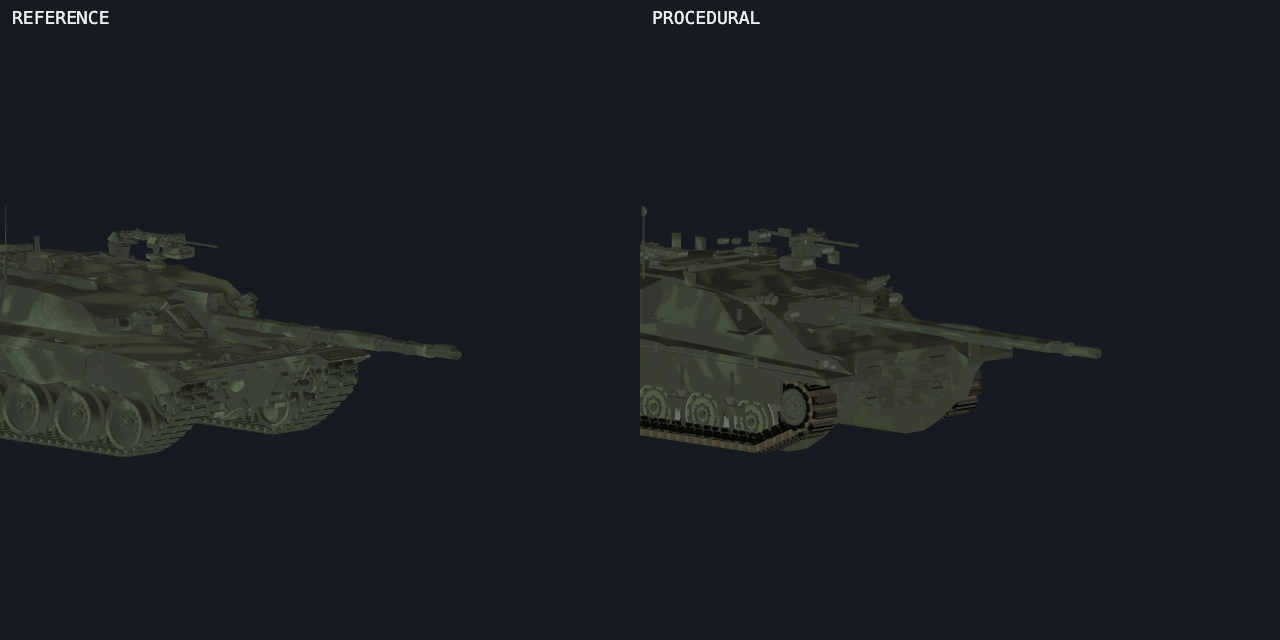
#> input picture shots/critic-challenger2-graduation/close-front.png, 1280 x 640 px, found by its file name; the run also reads 1 picture not shown here
$ python tmp-leo-r19recert-measure.py ../shots/critic-challenger2-graduation/close-front.png ../shots/critic-challenger2-graduation/view-left.png
#> lines starting #> are read from the running program, lines starting #| are printed output that depends on the picture; after the words box and inside, x2 and y2 are one past the last pixel; in counts of white or black regions, pixels touching at a corner belong together
# TEMP (leo2_revolution r19 re-cert critic): tone measurements, BEFORE
# (preserved r18 critic pairs @ce7f3824+batch43-pre... note: ref half pre-43)
# vs AFTER (my fresh pairs @b53a16f8). ITU-601 luma. Pair frame: proc half
# starts at x 640. Rects reuse tools/tmp-leo-r18recert-measure.py battery.
import sys
import numpy as np
from PIL import Image

BEFORE = sys.argv[1]
AFTER = sys.argv[2]

def luma(a):
    return 0.299 * a[..., 0] + 0.587 * a[..., 1] + 0.114 * a[..., 2]

def load(src, img):
#> called with img = 'close-front.png'
    return np.asarray(Image.open(f'{src}/{img}').convert('RGB'), dtype=np.float64)

def rect(src, img, x0, y0, x1, y1):
    return luma(load(src, img)[y0:y1, x0:x1])

def stats(r):
    return (f'med {np.median(r):5.1f} p10 {np.percentile(r,10):5.1f} '
            f'p25 {np.percentile(r,25):5.1f} p75 {np.percentile(r,75):5.1f} '
            f'p90 {np.percentile(r,90):5.1f} sd {r.std():5.2f}')

def ba(img, x0, y0, x1, y1, label):
    b = rect(BEFORE, img, x0, y0, x1, y1)
    a = rect(AFTER, img, x0, y0, x1, y1)
    print(f'{img} [{x0}:{x1}]x[{y0}:{y1}] {label}')
    print(f'   r18: {stats(b)}')
#|    r18: med  56.8 p10  37.3 p25  42.8 p75  61.4 p90  69.1 sd 11.68
    print(f'   r19: {stats(a)}')
#|    r19: med  56.8 p10  37.3 p25  42.8 p75  61.4 p90  69.1 sd 11.68
#|    r18: med  38.2 p10  25.8 p25  25.8 p75  56.8 p90  60.5 sd 15.63
#|    r19: med  38.2 p10  25.8 p25  25.8 p75  56.8 p90  60.5 sd 15.63

def blob(src, img, x0, y0, x1, y1, thr):
#> called with img = 'close-front.png', x0 = 640, y0 = 240, x1 = 1280, y1 = 470, thr = 12
    l = luma(load(src, img)[y0:y1, x0:x1])
    m = l < thr
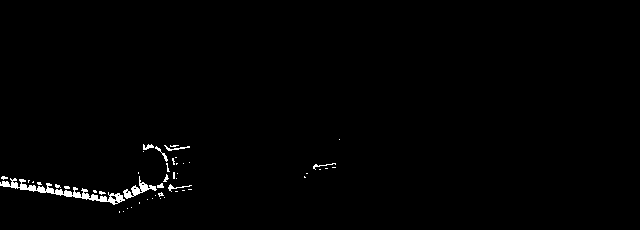
#> m: shape (230, 640) bool; 0.99% white; 49 white regions (40 under 20 px), largest, box (x1, y1, x2, y2) and area: (0, 178, 125, 205) 745, (123, 176, 157, 199) 228, (164, 145, 190, 151) 50
    n = int(m.sum())
#> n = 1455
    if n:
        ys, xs = np.where(m)
#> ys = 1455 values from 139 to 212; xs = 1455 values, max 339 at index 0, min 0 at index 345, mean 107.3
        return f'{n}px<{thr} bbox x[{x0+xs.min()}:{x0+xs.max()}] y[{y0+ys.min()}:{y0+ys.max()}]'
    return f'0px<{thr}'

def bablob(img, x0, y0, x1, y1, thr, label):
    print(f'{img} {label}: r18 {blob(BEFORE, img, x0, y0, x1, y1, thr)} | '
          f'r19 {blob(AFTER, img, x0, y0, x1, y1, thr)}')

print('=== P-R1 ring/recess band zones ===')
ba('close-front.png', 660, 285, 880, 320, 'left fill slab zone (r18 med 40.1 p10 5.5)')
ba('close-front.png', 780, 300, 1050, 330, 'mantlet recess zone (r18 med 53.0)')
bablob('close-front.png', 640, 240, 1280, 470, 12, 'near-black <12')
ba('view-left.png', 790, 292, 1030, 315, 'ring band (defuse rect)')
#|    r18: med  55.0 p10  47.1 p25  51.3 p75  60.8 p90  65.3 sd  9.75
#|    r19: med  55.0 p10  47.1 p25  51.3 p75  60.8 p90  65.3 sd  9.75
ba('view-left.png', 660, 292, 1250, 318, 'full-length band strip (r18 med 25.8 p10 5.5)')
#|    r18: med  48.1 p10  25.8 p25  25.8 p75  57.0 p90  63.1 sd 16.04
#|    r19: med  48.1 p10  25.8 p25  25.8 p75  57.0 p90  63.1 sd 16.04
ba('view-right.png', 660, 292, 1250, 318, 'full-length band strip (mirror)')
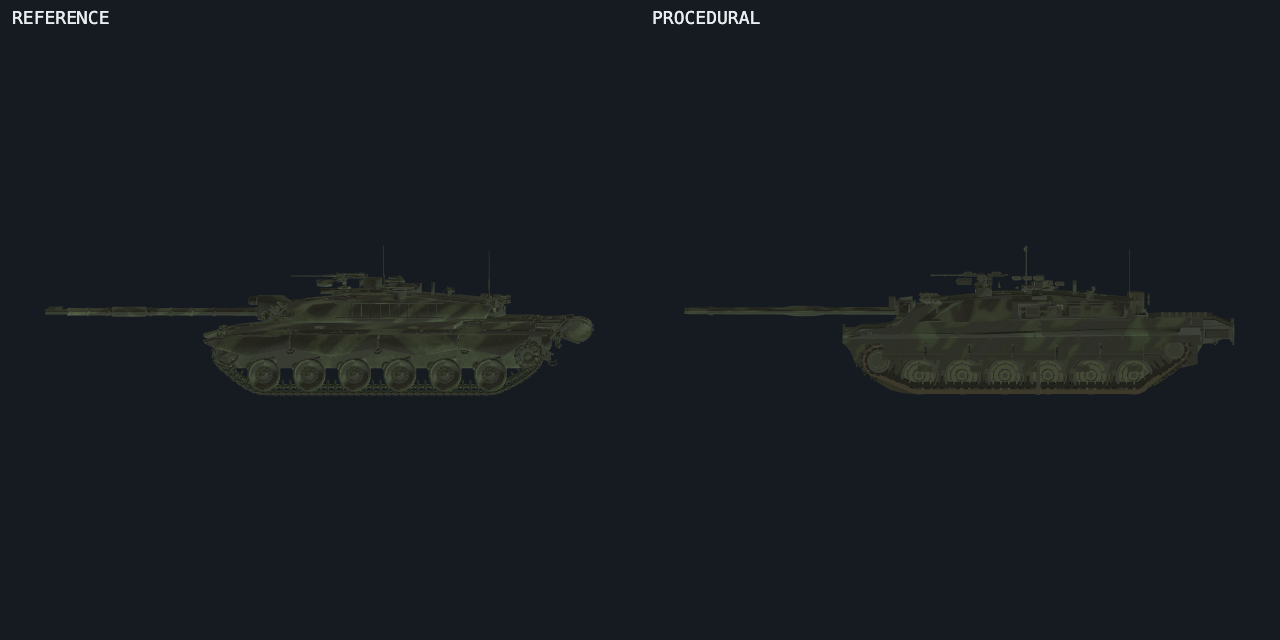
#> input picture shots/critic-challenger2-graduation/view-right.png, 1280 x 640 px, found by its file name
#|    r18: med  35.8 p10  25.8 p25  25.8 p75  47.5 p90  55.3 sd 12.53
#|    r19: med  35.8 p10  25.8 p25  25.8 p75  47.5 p90  55.3 sd 12.53
ba('view-rear.png', 800, 300, 1080, 335, 'aft fill face')
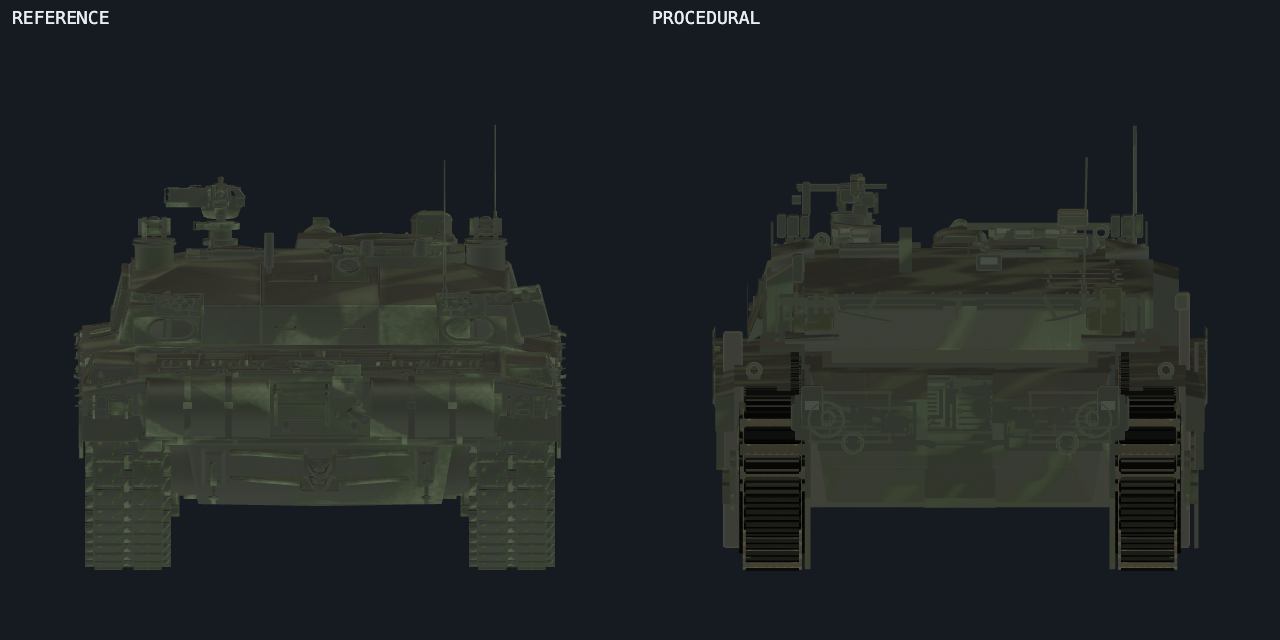
#> input picture shots/critic-challenger2-graduation/view-rear.png, 1280 x 640 px, found by its file name
#|    r18: med  61.1 p10  51.6 p25  57.3 p75  61.8 p90  67.8 sd  5.32
#|    r19: med  61.1 p10  51.6 p25  57.3 p75  61.8 p90  67.8 sd  5.32
bablob('view-rear.png', 680, 270, 1240, 380, 12, 'aft ring fill')
#> call 3 of blob, with img = 'view-rear.png', x0 = 680, y0 = 270, x1 = 1240, y1 = 380, thr = 12
#> in blob (call 3), `m = l < thr`:
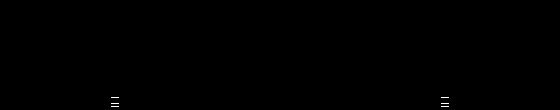
#> m: shape (110, 560) bool; 0.08% white in thin lines or dots, all inside (x1, y1, x2, y2) = (111, 97, 449, 107)
#> in blob (call 3), `n = int(m.sum())`: n = 48
#> in blob (call 3), `ys, xs = np.where(m)`: ys = 48 values from 97 to 106; xs = 48 values, max 448 at index 15, min 111 at index 0, mean 279.5
ba('view-front.png', 750, 260, 890, 310, 'left pocket')
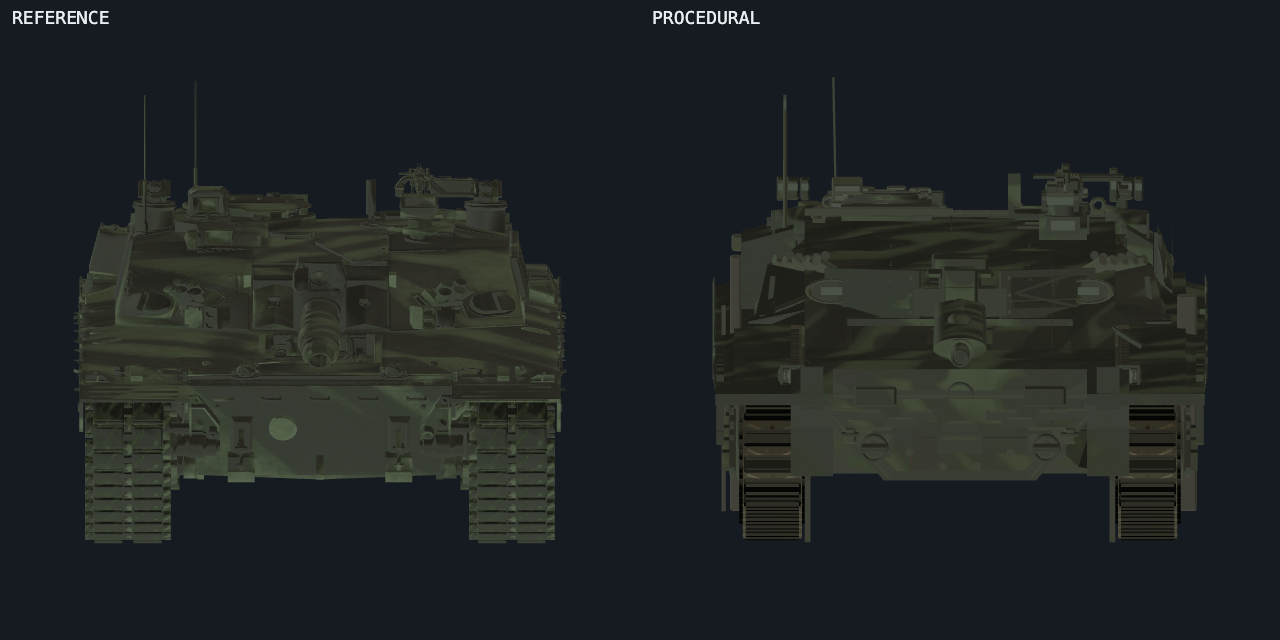
#> input picture shots/critic-challenger2-graduation/view-front.png, 1280 x 640 px, found by its file name
#|    r18: med  55.0 p10  30.0 p25  33.4 p75  55.8 p90  63.8 sd 13.50
#|    r19: med  55.0 p10  30.0 p25  33.4 p75  55.8 p90  63.8 sd 13.50
ba('view-front.png', 1010, 260, 1150, 310, 'right pocket')
#|    r18: med  41.8 p10  35.2 p25  39.4 p75  51.5 p90  62.7 sd 10.87
#|    r19: med  41.8 p10  35.2 p25  39.4 p75  51.5 p90  62.7 sd 10.87
bablob('view-front.png', 680, 240, 1240, 340, 12, 'under-wedge')
#> in blob (call 5), `m = l < thr`: m: shape (100, 560) bool; every value is 0
print()
print('=== P-R1 vertical grade check (aft fill split top/bottom) ===')
b = rect(BEFORE, 'view-rear.png', 800, 266, 1080, 275)
a = rect(AFTER, 'view-rear.png', 800, 266, 1080, 275)
print(f'aft fill TOP rows y266-275:    r18 med {np.median(b):.1f} -> r19 med {np.median(a):.1f}')
#| aft fill TOP rows y266-275:    r18 med 46.0 -> r19 med 46.0
b = rect(BEFORE, 'view-rear.png', 800, 276, 1080, 290)
a = rect(AFTER, 'view-rear.png', 800, 276, 1080, 290)
print(f'aft fill MID rows y276-290:    r18 med {np.median(b):.1f} -> r19 med {np.median(a):.1f}')
#| aft fill MID rows y276-290:    r18 med 42.2 -> r19 med 42.2
b = rect(BEFORE, 'view-rear.png', 800, 291, 1080, 305)
a = rect(AFTER, 'view-rear.png', 800, 291, 1080, 305)
print(f'aft fill LOW rows y291-305:    r18 med {np.median(b):.1f} -> r19 med {np.median(a):.1f}')
#| aft fill LOW rows y291-305:    r18 med 51.6 -> r19 med 51.6
print()
print('=== P-R2 SEOSS head zones ===')
ba('view-front.png', 819, 117, 882, 150, 'SEOSS head (diff bbox)')
#|    r18: med  25.8 p10  25.8 p25  25.8 p75  25.8 p90  25.8 sd  6.54
#|    r19: med  25.8 p10  25.8 p25  25.8 p75  25.8 p90  25.8 sd  6.54
ba('view-top.png', 900, 196, 932, 222, 'SEOSS planform')
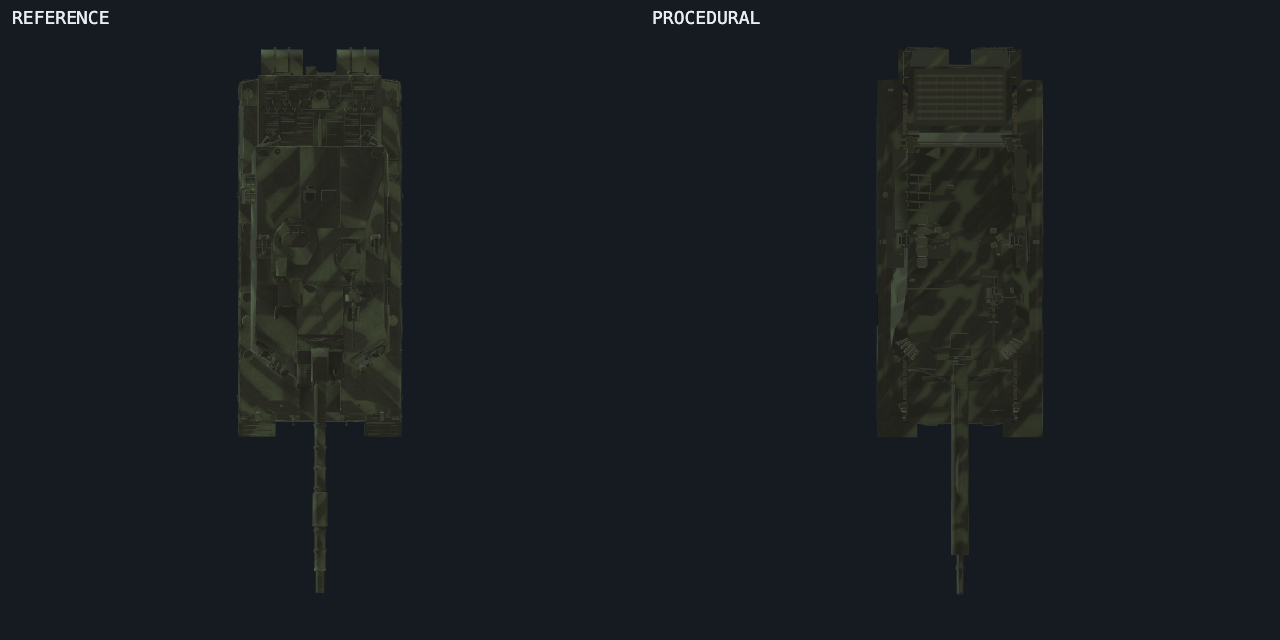
#> input picture shots/critic-challenger2-graduation/view-top.png, 1280 x 640 px, found by its file name
#> in luma (call 31), `return 0.299 * a[..., 0] + 0.587 * a[..., 1] + 0.114 * a[..., 2]`:
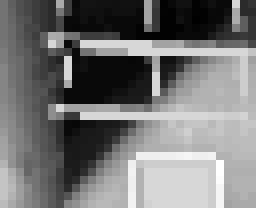
#> returned value: shape (26, 32) float64 (shown 8 times larger); min 29.43, max 56.21, mean 41.8; drawn with min black and max white
#|    r18: med  42.5 p10  30.4 p25  34.5 p75  48.3 p90  52.0 sd  7.84
#|    r19: med  42.5 p10  30.4 p25  34.5 p75  48.3 p90  52.0 sd  7.84
ba('view-rear.png', 1036, 158, 1102, 177, 'SEOSS head from rear')
#|    r18: med  25.8 p10  25.8 p25  25.8 p75  25.8 p90  25.8 sd  5.46
#|    r19: med  25.8 p10  25.8 p25  25.8 p75  25.8 p90  25.8 sd  5.46
#> (the run stopped early here; a loop or call above may not have finished)
